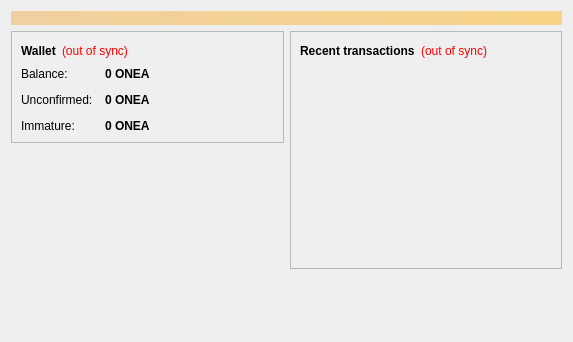
<?xml version="1.0" encoding="UTF-8"?>
<ui version="4.0">
 <class>OverviewPage</class>
 <widget class="QWidget" name="OverviewPage">
  <property name="geometry">
   <rect>
    <x>0</x>
    <y>0</y>
    <width>573</width>
    <height>342</height>
   </rect>
  </property>
  <property name="windowTitle">
   <string>Form</string>
  </property>
  <layout class="QVBoxLayout" name="topLayout">
   <item>
    <widget class="QLabel" name="labelAlerts">
     <property name="visible">
      <bool>false</bool>
     </property>
     <property name="styleSheet">
      <string notr="true">background-color: qlineargradient(x1: 0, y1: 0, x2: 1, y2: 0, stop:0 #F0D0A0, stop:1 #F8D488); color:#000000;</string>
     </property>
     <property name="wordWrap">
      <bool>true</bool>
     </property>
     <property name="margin">
      <number>3</number>
     </property>
    </widget>
   </item>
   <item>
    <layout class="QHBoxLayout" name="horizontalLayout" stretch="1,1">
     <item>
      <layout class="QVBoxLayout" name="verticalLayout_2">
       <item>
        <widget class="QFrame" name="frame">
         <property name="frameShape">
          <enum>QFrame::StyledPanel</enum>
         </property>
         <property name="frameShadow">
          <enum>QFrame::Raised</enum>
         </property>
         <layout class="QVBoxLayout" name="verticalLayout_4">
          <item>
           <layout class="QHBoxLayout" name="horizontalLayout_4">
            <item>
             <widget class="QLabel" name="label_5">
              <property name="font">
               <font>
                <weight>75</weight>
                <bold>true</bold>
               </font>
              </property>
              <property name="text">
               <string>Wallet</string>
              </property>
             </widget>
            </item>
            <item>
             <widget class="QLabel" name="labelWalletStatus">
              <property name="toolTip">
               <string>The displayed information may be out of date. Your wallet automatically synchronizes with the ONEA network after a connection is established, but this process has not completed yet.</string>
              </property>
              <property name="styleSheet">
               <string notr="true">QLabel { color: red; }</string>
              </property>
              <property name="text">
               <string notr="true">(out of sync)</string>
              </property>
              <property name="alignment">
               <set>Qt::AlignLeading|Qt::AlignLeft|Qt::AlignVCenter</set>
              </property>
             </widget>
            </item>
            <item>
             <spacer name="horizontalSpacer_2">
              <property name="orientation">
               <enum>Qt::Horizontal</enum>
              </property>
              <property name="sizeHint" stdset="0">
               <size>
                <width>40</width>
                <height>20</height>
               </size>
              </property>
             </spacer>
            </item>
           </layout>
          </item>
          <item>
           <layout class="QFormLayout" name="formLayout_2">
            <property name="fieldGrowthPolicy">
             <enum>QFormLayout::AllNonFixedFieldsGrow</enum>
            </property>
            <property name="horizontalSpacing">
             <number>12</number>
            </property>
            <property name="verticalSpacing">
             <number>12</number>
            </property>
            <item row="0" column="0">
             <widget class="QLabel" name="label">
              <property name="text">
               <string>Balance:</string>
              </property>
             </widget>
            </item>
            <item row="0" column="1">
             <widget class="QLabel" name="labelBalance">
              <property name="font">
               <font>
                <weight>75</weight>
                <bold>true</bold>
               </font>
              </property>
              <property name="cursor">
               <cursorShape>IBeamCursor</cursorShape>
              </property>
              <property name="toolTip">
               <string>Your current balance</string>
              </property>
              <property name="text">
               <string notr="true">0 ONEA</string>
              </property>
              <property name="textInteractionFlags">
               <set>Qt::LinksAccessibleByMouse|Qt::TextSelectableByKeyboard|Qt::TextSelectableByMouse</set>
              </property>
             </widget>
            </item>
            <item row="1" column="0">
             <widget class="QLabel" name="label_3">
              <property name="text">
               <string>Unconfirmed:</string>
              </property>
             </widget>
            </item>
            <item row="1" column="1">
             <widget class="QLabel" name="labelUnconfirmed">
              <property name="font">
               <font>
                <weight>75</weight>
                <bold>true</bold>
               </font>
              </property>
              <property name="cursor">
               <cursorShape>IBeamCursor</cursorShape>
              </property>
              <property name="toolTip">
               <string>Total of transactions that have yet to be confirmed, and do not yet count toward the current balance</string>
              </property>
              <property name="text">
               <string notr="true">0 ONEA</string>
              </property>
              <property name="textInteractionFlags">
               <set>Qt::LinksAccessibleByMouse|Qt::TextSelectableByKeyboard|Qt::TextSelectableByMouse</set>
              </property>
             </widget>
            </item>
            <item row="2" column="0">
             <widget class="QLabel" name="labelImmatureText">
              <property name="text">
               <string>Immature:</string>
              </property>
             </widget>
            </item>
            <item row="2" column="1">
             <widget class="QLabel" name="labelImmature">
              <property name="font">
               <font>
                <weight>75</weight>
                <bold>true</bold>
               </font>
              </property>
              <property name="toolTip">
               <string>Mined balance that has not yet matured</string>
              </property>
              <property name="text">
               <string notr="true">0 ONEA</string>
              </property>
              <property name="textInteractionFlags">
               <set>Qt::LinksAccessibleByMouse|Qt::TextSelectableByKeyboard|Qt::TextSelectableByMouse</set>
              </property>
             </widget>
            </item>
           </layout>
          </item>
         </layout>
        </widget>
       </item>
       <item>
        <spacer name="verticalSpacer">
         <property name="orientation">
          <enum>Qt::Vertical</enum>
         </property>
         <property name="sizeHint" stdset="0">
          <size>
           <width>20</width>
           <height>40</height>
          </size>
         </property>
        </spacer>
       </item>
      </layout>
     </item>
     <item>
      <layout class="QVBoxLayout" name="verticalLayout_3">
       <item>
        <widget class="QFrame" name="frame_2">
         <property name="frameShape">
          <enum>QFrame::StyledPanel</enum>
         </property>
         <property name="frameShadow">
          <enum>QFrame::Raised</enum>
         </property>
         <layout class="QVBoxLayout" name="verticalLayout">
          <item>
           <layout class="QHBoxLayout" name="horizontalLayout_2">
            <item>
             <widget class="QLabel" name="label_4">
              <property name="text">
               <string>&lt;b&gt;Recent transactions&lt;/b&gt;</string>
              </property>
             </widget>
            </item>
            <item>
             <widget class="QLabel" name="labelTransactionsStatus">
              <property name="toolTip">
               <string>The displayed information may be out of date. Your wallet automatically synchronizes with the ONEA network after a connection is established, but this process has not completed yet.</string>
              </property>
              <property name="styleSheet">
               <string notr="true">QLabel { color: red; }</string>
              </property>
              <property name="text">
               <string notr="true">(out of sync)</string>
              </property>
              <property name="alignment">
               <set>Qt::AlignRight|Qt::AlignTrailing|Qt::AlignVCenter</set>
              </property>
             </widget>
            </item>
            <item>
             <spacer name="horizontalSpacer">
              <property name="orientation">
               <enum>Qt::Horizontal</enum>
              </property>
              <property name="sizeHint" stdset="0">
               <size>
                <width>40</width>
                <height>20</height>
               </size>
              </property>
             </spacer>
            </item>
           </layout>
          </item>
          <item>
           <widget class="QListView" name="listTransactions">
            <property name="styleSheet">
             <string notr="true">QListView { background: transparent; }</string>
            </property>
            <property name="frameShape">
             <enum>QFrame::NoFrame</enum>
            </property>
            <property name="verticalScrollBarPolicy">
             <enum>Qt::ScrollBarAlwaysOff</enum>
            </property>
            <property name="horizontalScrollBarPolicy">
             <enum>Qt::ScrollBarAlwaysOff</enum>
            </property>
            <property name="selectionMode">
             <enum>QAbstractItemView::NoSelection</enum>
            </property>
           </widget>
          </item>
         </layout>
        </widget>
       </item>
       <item>
        <spacer name="verticalSpacer_2">
         <property name="orientation">
          <enum>Qt::Vertical</enum>
         </property>
         <property name="sizeHint" stdset="0">
          <size>
           <width>20</width>
           <height>40</height>
          </size>
         </property>
        </spacer>
       </item>
      </layout>
     </item>
    </layout>
   </item>
  </layout>
 </widget>
 <resources/>
 <connections/>
</ui>
